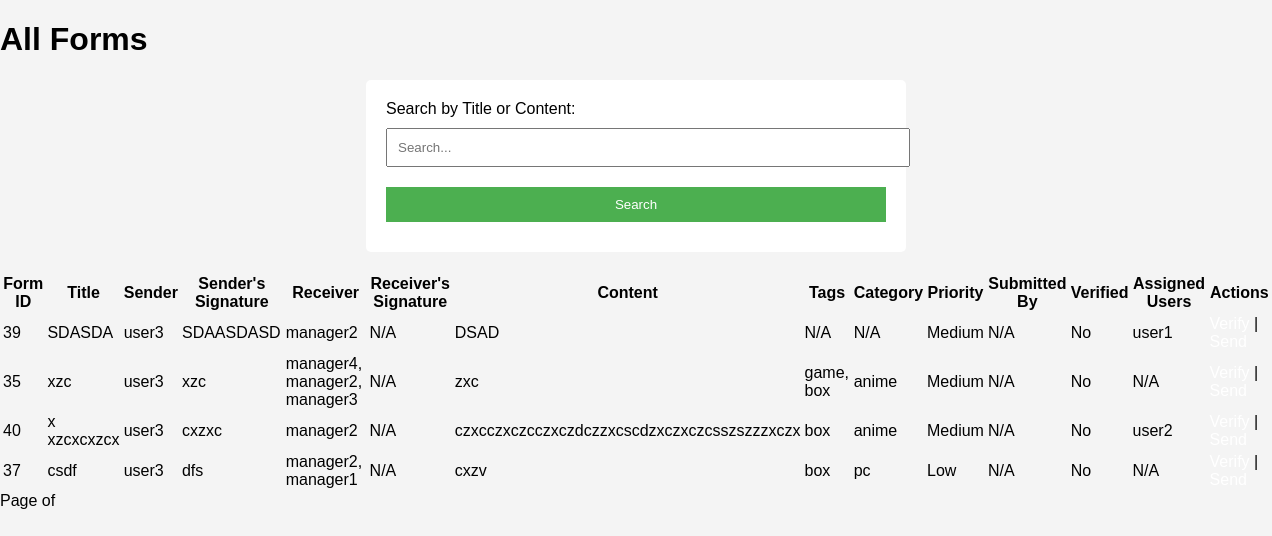
Page /forms/ (signed in) on the earlier database version.
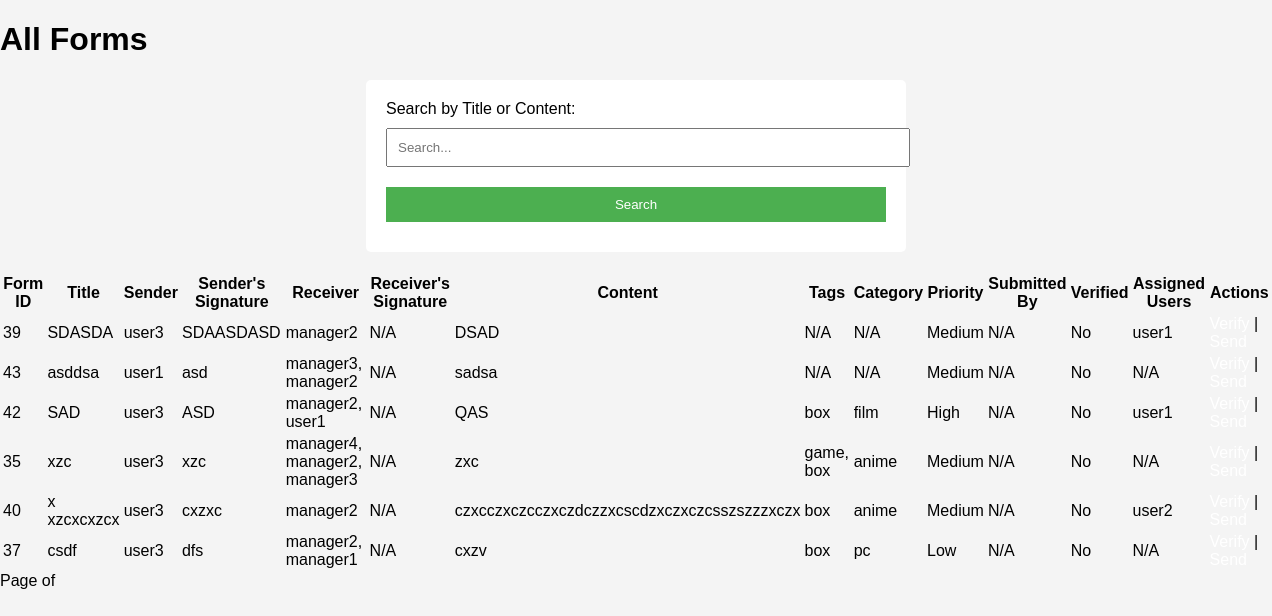
Same page on the later database version.
### app/models.py (models this page shows, shortened)
class Form(models.Model):
    title = models.CharField(max_length=255)
    sender_signature = models.CharField(max_length=255)
    receiver = models.CharField(max_length=255)
    receiver_signature = models.CharField(max_length=255, blank=True)
    content = models.TextField()
    tags = models.ManyToManyField(Tag, related_name="forms", blank=True)
    category = models.ForeignKey(Category, on_delete=models.CASCADE, related_name="forms", null=True)
    users = models.ManyToManyField('app.CustomUser', blank=True)  # view-only users section
    sender_name = models.CharField(max_length=255)
    prioritize = models.BooleanField(default=False)
    priority = models.CharField(max_length=100, choices=[('High', 'High'), ('Medium', 'Medium'), ('Low', 'Low')], default='Medium')
    assigned_managers = models.ManyToManyField(CustomUser, related_name="assigned_forms", blank=True, limit_choices_to={'role': 'manager'})
    assigned_users = models.ManyToManyField(
        CustomUser,
        related_name="viewable_forms",
        blank=True,
        limit_choices_to={'role': 'user'}
    )
    allowed_managers = models.ManyToManyField(CustomUser, related_name='allowed_forms', blank=True)  # Add this line
    sender = models.CharField(max_length=100)
    verified = models.BooleanField(default=False)
    verified_by = models.ForeignKey(CustomUser, null=True, on_delete=models.SET_NULL, related_name='verified_forms', blank=True)
    verified_at = models.DateTimeField(null=True, blank=True)
    last_modified = models.DateTimeField(auto_now=True)
    class Meta:
        verbose_name = 'Form'
        verbose_name_plural = 'Forms'

class CustomUser(AbstractBaseUser, PermissionsMixin):
    username = models.CharField(unique=True, max_length=150)
    email = models.EmailField(unique=True)
    first_name = models.CharField(max_length=100)
    last_name = models.CharField(max_length=100)
    is_active = models.BooleanField(default=True)
    is_staff = models.BooleanField(default=False)
    ROLE_CHOICES = [
        ('admin', 'Admin'),
        ('manager', 'Manager'),
        ('user', 'User'),
    ]
    role = models.CharField(max_length=20, choices=ROLE_CHOICES, default='user')
    SUB_ROLE_CHOICES = [
        ('none', 'None'),
        ('user-access-to-all-users-with-role-user', 'User Access to All Users with Role User'),
        ('manager-access-to-all-users-with-role-manager', 'user Access to All Users with Role Manager'),
    ]
    sub_role = models.CharField(max_length=255, choices=SUB_ROLE_CHOICES, default='none')
    objects = CustomUserManager()
    USERNAME_FIELD = 'username'
    REQUIRED_FIELDS = ['email', 'first_name', 'last_name']
    class Meta:
        verbose_name = 'User'
        verbose_name_plural = 'Users'

class Tag(models.Model):
    name = models.CharField(max_length=50, unique=True)
    class Meta:
        verbose_name = 'Tag'
        verbose_name_plural = 'Tags'

class Category(models.Model):
    name = models.CharField(max_length=50, unique=True)
    class Meta:
        verbose_name = 'Category'
        verbose_name_plural = 'Categories'

### app/views.py (the view)
# urls.py: path('forms/', views.form_list, name='forms'),  # List of forms
@login_required
def form_list(request):
    user = request.user
    if user.role == 'user':
        if user.sub_role == 'user-access-to-all-users-with-role-user':
            forms = Form.objects.filter(
                Q(sender=user) |
                Q(assigned_users=user)  # Using assigned_users field
            ).distinct()
        else:
            forms = Form.objects.filter(sender=user).distinct()
    elif user.role == 'manager':
        if user.sub_role == 'manager-access-to-all-users-with-role-manager':
            forms = Form.objects.filter(
                Q(assigned_managers=user) |  # Forms where the user is assigned as a manager
                Q(allowed_managers=user) |  # Forms where the user is allowed as a manager
                Q(sender__role='user')  # Or forms sent by a user
            ).distinct()
        else:
            forms = Form.objects.filter(
                Q(assigned_managers=user) |
                Q(allowed_managers=user)  # Using allowed_managers field
            ).distinct()
    else:
        forms = Form.objects.all()
    forms = forms.prefetch_related('tags', 'category')  # Correct 'category' not 'categories'
    return render(request, 'form/form_list.html', {'forms': forms})

### app/templates/form/form_list.html (shortened to what this page needs)
{% load static %}
<!DOCTYPE html>
<html lang="en">
<head>
    <link rel="stylesheet" href="{% static 'styles.css' %}">
</head>
<body>
    <div class="container">
        <h1>All Forms</h1>
        <form method="get" action="{% url 'form_list' %}" class="search-form">
            <label for="search">Search by Title or Content:</label>
            <input type="text" id="search" name="search" placeholder="Search..." value="{{ request.GET.search }}">
            <button type="submit">Search</button>
        </form>
        <div class="table-responsive">
            <table class="table">
                <thead>
                    <tr>
                        <th>Form ID</th>
                        <th>Title</th>
                        <th>Sender</th>
                        <th>Sender's Signature</th>
                        <th>Receiver</th>
                        <th>Receiver's Signature</th>
                        <th>Content</th>
                        <th>Tags</th>
                        <th>Category</th>
                        <th>Priority</th>
                        <th>Submitted By</th>
                        <th>Verified</th>
                        <th>Assigned Users</th>
                        <th>Actions</th>
                    </tr>
                </thead>
                <tbody>
                    {% for form in forms %}
                        <tr>
                            <td>{{ form.id }}</td>
                            <td>{{ form.title|default:"N/A" }}</td>
                            <td>{{ form.sender|default:"N/A" }}</td>
                            <td>{{ form.sender_signature|default:"N/A" }}</td>
                            <td>{{ form.receiver|default:"N/A" }}</td>
                            <td>{{ form.receiver_signature|default:"N/A" }}</td>
                            <td>{{ form.content|default:"N/A" }}</td>
                            <td>
                                {% for tag in form.tags.all %}
                                    {{ tag.name }}{% if not forloop.last %}, {% endif %}
                                {% empty %}
                                    N/A
                                {% endfor %}
                            </td>
                            <td>{{ form.category.name|default:"N/A" }}</td>
                            <td>{{ form.priority|default:"N/A" }}</td>
                            <td>{{ form.sender_name|default:"N/A" }}</td>
                            <td>{{ form.verified|yesno:"Yes,No" }}</td>
                            <td>
                                {% if form.assigned_users.all %}
                                    {% for user in form.assigned_users.all %}
                                        {{ user.username }}{% if not forloop.last %}, {% endif %}
                                    {% endfor %}
                                {% else %}
                                    N/A
                                {% endif %}
                            </td>
                            <td>
                                {% if request.user.role == 'manager' and request.user in form.assigned_managers.all %}
                                    {% if not form.verified %}
                                        <a href="{% url 'verify_form' form.id %}">Verify</a> |
                                    {% endif %}
                                {% endif %}
                                <a href="{% url 'send_form' form.id %}">Send</a>
                            </td>
                        </tr>
                    {% empty %}
                        <tr>
                            <td colspan="14">No forms found.</td>
                        </tr>
                    {% endfor %}
                </tbody>
            </table>
        </div>
        <div class="pagination">
            <span>Page {{ forms.number }} of {{ forms.paginator.num_pages }}</span>
        </div>
    </div>
</body>
</html>

### app/static/css/styles.css (style rules this page uses)
body { font-family: Arial, sans-serif; margin: 0; padding: 0; background-color: #f4f4f4; }
a { color: white; text-decoration: none; }
form { background-color: white; padding: 20px; border-radius: 5px; max-width: 500px; margin: 20px auto; }
form input, form button { width: 100%; padding: 10px; margin: 10px 0; }
button { background-color: #4CAF50; color: white; border: none; cursor: pointer; }

Differences in the rows shown:
added Form: id "43", title "asddsa", sender "user1", sender_signature "asd", receiver "manager3, manager2", receiver_signature "N/A", content "sadsa", category.name "N/A", priority "Medium", sender_name "N/A", verified "No"
added Form: id "42", title "SAD", sender "user3", sender_signature "ASD", receiver "manager2, user1", receiver_signature "N/A", content "QAS", category.name "film", priority "High", sender_name "N/A", verified "No", Tag (name "box"), CustomUser (username "user1")
